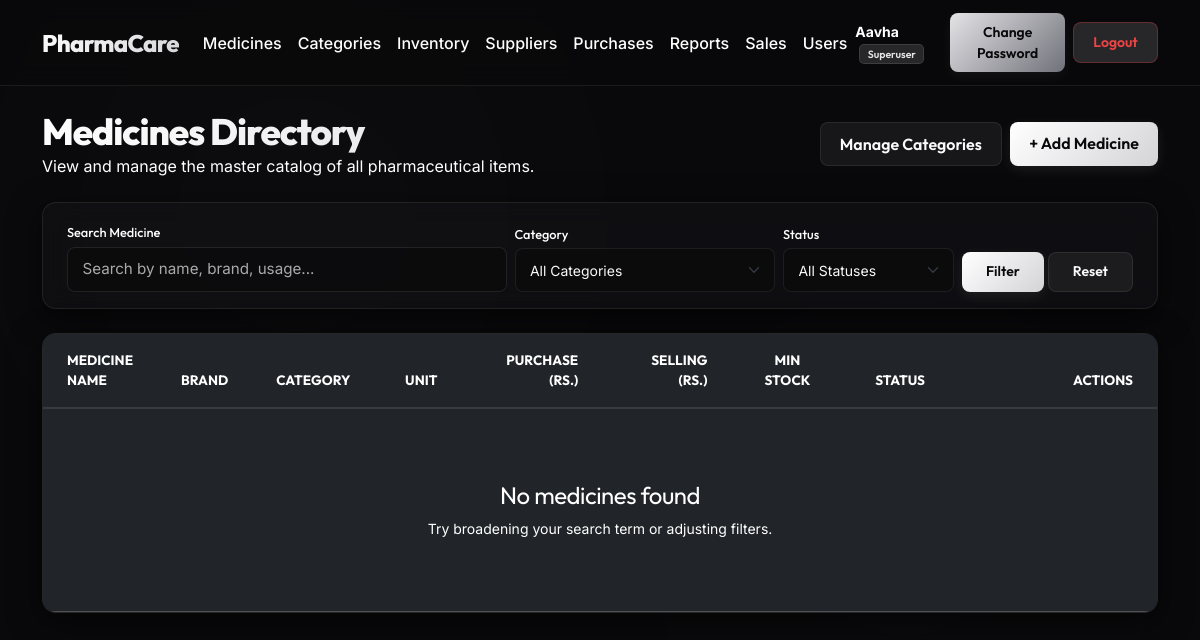
/medicines/ (signed in), run on an earlier commit of the app's database.
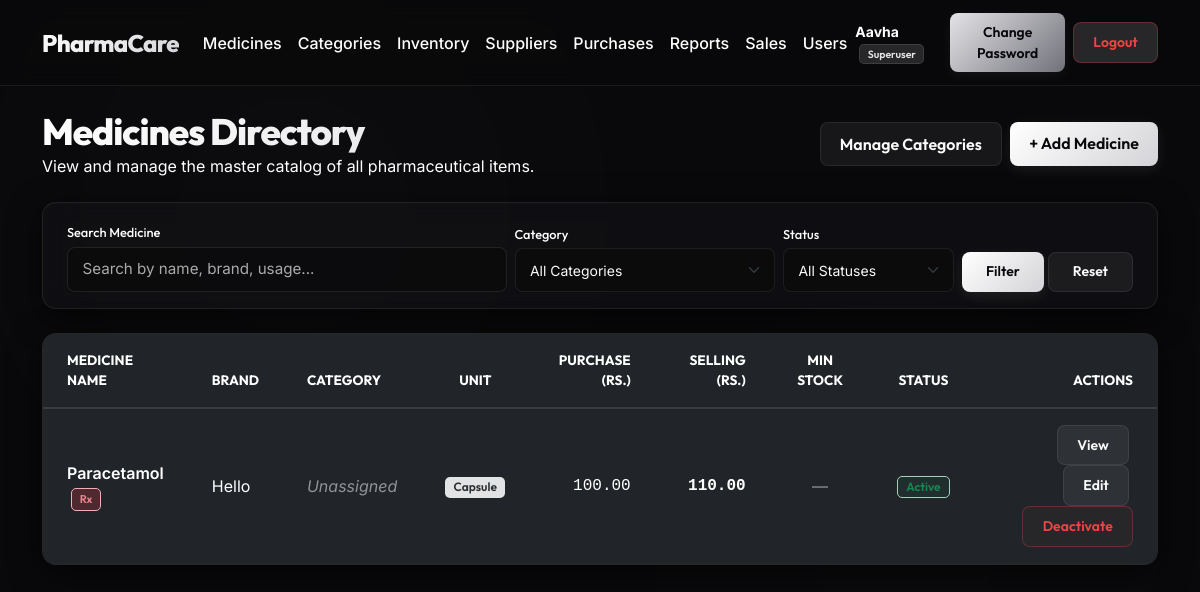
And on a later commit of the database.
### medicines/models.py (models this page shows, shortened)
class Medicine(models.Model):
    UNIT_CHOICES = [
        ("tablet",  "Tablet"),
        ("capsule", "Capsule"),
        ("syrup",   "Syrup (ml)"),
        ("injection","Injection (ml)"),
        ("cream",   "Cream (g)"),
        ("drops",   "Drops (ml)"),
        ("sachet",  "Sachet"),
        ("other",   "Other"),
    ]
    name = models.CharField(
        max_length=200,
        verbose_name="Medicine Name",
        help_text="Generic or brand name of the medicine."
    )
    brand = models.CharField(
        max_length=200,
        blank=True,
        null=True,
        verbose_name="Brand Name",
        help_text="Manufacturer brand name, if different from generic name."
    )
    category = models.ForeignKey(
        Category,
        on_delete=models.SET_NULL,
        null=True,
        blank=True,
        related_name="medicines",
        verbose_name="Category"
    )
    unit = models.CharField(
        max_length=20,
        choices=UNIT_CHOICES,
        default="tablet",
        verbose_name="Unit of Measurement",
        help_text="How this medicine is measured/dispensed."
    )
    requires_prescription = models.BooleanField(
        default=False,
        verbose_name="Requires Prescription",
        help_text="If True, cashiers must request a prescription before selling."
    )
    purchase_price = models.DecimalField(
        max_digits=10,
        decimal_places=2,
        verbose_name="Purchase Price (Rs.)",
        help_text="Cost price per unit paid to supplier."
    )
    selling_price = models.DecimalField(
        max_digits=10,
        decimal_places=2,
        verbose_name="Selling Price (Rs.)",
        help_text="Retail price per unit charged to customers."
    )
    description = models.TextField(
        blank=True,
        null=True,
        verbose_name="Description / Usage",
        help_text="Optional notes on usage, dosage, or side effects."
    )
    is_active = models.BooleanField(
        default=True,
        verbose_name="Active",
        help_text="Inactive medicines are hidden from sales and inventory views."
    )
    created_at = models.DateTimeField(
        auto_now_add=True,
        verbose_name="Created At"
    )
    updated_at = models.DateTimeField(
        auto_now=True,
        verbose_name="Last Updated"
    )
    class Meta:
        verbose_name = "Medicine"
        verbose_name_plural = "Medicines"
        ordering = ["name"]

### medicines/views.py (the view, shortened to what this page needs)
# urls.py: path("medicines/", views.MedicineListView.as_view(), name="medicine_list"),
class MedicineListView(LoginRequiredMixin, ListView):
    model = Medicine
    template_name = "medicines/medicine_list.html"
    context_object_name = "medicines"
    paginate_by = 10
    def get_queryset(self):
        queryset = super().get_queryset()
        q = self.request.GET.get("q", "").strip()
        category_id = self.request.GET.get("category", "")
        if category_id:
            queryset = queryset.filter(category_id=category_id)
        status = self.request.GET.get("status", "")
        if status == "active":
            queryset = queryset.filter(is_active=True)
        elif status == "inactive":
            queryset = queryset.filter(is_active=False)
        return queryset.select_related("category")
    def get_context_data(self, **kwargs):
        context = super().get_context_data(**kwargs)
        context["filter_categories"] = Category.objects.filter(is_active=True)
        context["selected_category"] = self.request.GET.get("category", "")
        context["selected_status"] = self.request.GET.get("status", "")
        context["search_query"] = self.request.GET.get("q", "")
        params = self.request.GET.copy()
        if "page" in params:
            del params["page"]
        context["query_params"] = params.urlencode()
        return context

### templates/medicines/medicine_list.html (shortened to what the changed rows need)
{% extends "base.html" %}
{% block content %}
<div class="row mb-4 align-items-center">
    <div class="col-md-8">
        <h1 class="dashboard-title mb-0">Medicines Directory</h1>
    </div>
</div>
<div class="card">
    <div class="card-body p-0">
        <div class="table-responsive">
            <table class="table table-dark table-hover mb-0" style="background: transparent; color: #fafafa;">
                <thead>
                    <tr style="border-bottom: 2px solid rgba(255,255,255,0.1);">
                        <th class="py-3 px-4" style="color: var(--text-secondary); font-family: var(--font-heading); font-size: 0.85rem; text-transform: uppercase;">Medicine Name</th>
                        <th class="py-3 px-4" style="color: var(--text-secondary); font-family: var(--font-heading); font-size: 0.85rem; text-transform: uppercase;">Brand</th>
                        <th class="py-3 px-4" style="color: var(--text-secondary); font-family: var(--font-heading); font-size: 0.85rem; text-transform: uppercase;">Category</th>
                        <th class="py-3 px-4 text-center" style="color: var(--text-secondary); font-family: var(--font-heading); font-size: 0.85rem; text-transform: uppercase; width: 100px;">Unit</th>
                        <th class="py-3 px-4 text-end" style="color: var(--text-secondary); font-family: var(--font-heading); font-size: 0.85rem; text-transform: uppercase; width: 140px;">Purchase (Rs.)</th>
                        <th class="py-3 px-4 text-end" style="color: var(--text-secondary); font-family: var(--font-heading); font-size: 0.85rem; text-transform: uppercase; width: 140px;">Selling (Rs.)</th>
                        <th class="py-3 px-4 text-center" style="color: var(--text-secondary); font-family: var(--font-heading); font-size: 0.85rem; text-transform: uppercase; width: 120px;">Min Stock</th>
                        <th class="py-3 px-4 text-center" style="color: var(--text-secondary); font-family: var(--font-heading); font-size: 0.85rem; text-transform: uppercase; width: 120px;">Status</th>
                        <th class="py-3 px-4 text-end" style="color: var(--text-secondary); font-family: var(--font-heading); font-size: 0.85rem; text-transform: uppercase; width: 240px;">Actions</th>
                    </tr>
                </thead>
                <tbody>
                    {% for medicine in medicines %}
                        <tr style="border-bottom: 1px solid var(--border-color); vertical-align: middle; {% if not medicine.is_active %}opacity: 0.45; background: rgba(220, 53, 69, 0.02);{% endif %}">
                            <td class="py-3 px-4 fw-semibold">
                                <a href="{% url 'medicine_detail' medicine.pk %}" class="text-white text-decoration-none hover-link" style="transition: var(--transition-smooth); ">
                                    {{ medicine.name }}
                                </a>
                                {% if medicine.requires_prescription %}
                                    <span class="badge bg-danger text-white border border-danger-subtle ms-1" style="font-size: 0.7rem; background: rgba(220, 53, 69, 0.25) !important; color: #ea868f !important;">Rx</span>
                                {% endif %}
                            </td>
                            <td class="py-3 px-4 text-muted">
                                {% if medicine.brand %}
                                    {{ medicine.brand }}
                                {% else %}
                                    <span class="fst-italic opacity-50">Generic</span>
                                {% endif %}
                            </td>
                            <td class="py-3 px-4 text-muted">
                                {% if medicine.category %}
                                    {{ medicine.category.name }}
                                {% else %}
                                    <span class="fst-italic opacity-50">Unassigned</span>
                                {% endif %}
                            </td>
                            <td class="py-3 px-4 text-center text-muted">
                                <span class="badge bg-secondary-subtle text-secondary-emphasis" style="background: rgba(255,255,255,0.05); color: var(--text-secondary);">
                                    {{ medicine.get_unit_display }}
                                </span>
                            </td>
                            <td class="py-3 px-4 text-end text-muted font-monospace">{{ medicine.purchase_price }}</td>
                            <td class="py-3 px-4 text-end fw-semibold text-white font-monospace">{{ medicine.selling_price }}</td>
                            <td class="py-3 px-4 text-center text-muted">
                                <span class="opacity-50" title="Will be implemented in Inventory Module (Sprint 3)">—</span>
                            </td>
                            <td class="py-3 px-4 text-center">
                                {% if medicine.is_active %}
                                    <span class="badge bg-success-subtle text-success border border-success-subtle px-2 py-1" style="background: rgba(25, 135, 84, 0.1) !important; color: #198754 !important;">Active</span>
                                {% else %}
                                    <span class="badge bg-danger-subtle text-danger border border-danger-subtle px-2 py-1" style="background: rgba(220, 53, 69, 0.1) !important; color: #dc3545 !important;">Inactive</span>
                                {% endif %}
                            </td>
                            <td class="py-3 px-4 text-end">
                                <a href="{% url 'medicine_detail' medicine.pk %}" class="btn btn-light btn-sm me-1">View</a>
                                {% if user.is_superuser %}
                                    <a href="{% url 'medicine_edit' medicine.pk %}" class="btn btn-light btn-sm me-1">Edit</a>
                                    {% if medicine.is_active %}
                                        <a href="{% url 'medicine_delete' medicine.pk %}" class="btn btn-danger btn-sm">Deactivate</a>
                                    {% endif %}
                                {% endif %}
                            </td>
                        </tr>
                    {% empty %}
                        <tr>
                            <td colspan="9" class="text-center py-5 text-muted">
                                <div class="py-4">
                                    <h4 class="text-secondary fw-normal">No medicines found</h4>
                                    <p class="mb-0 small text-secondary">Try broadening your search term or adjusting filters.</p>
                                </div>
                            </td>
                        </tr>
                    {% endfor %}
                </tbody>
            </table>
        </div>
    </div>
</div>
{% endblock %}

What changed in the data, as far as the page shows it:
added Medicine: name "Paracetamol", requires_prescription "Rx", brand "Hello", shows "Unassigned", unit "Capsule", purchase_price "100.00", selling_price "110.00", is_active "Active"
Also different on the page:
text no longer shown: "No medicines found Try broadening your search term or adjusting filters."
